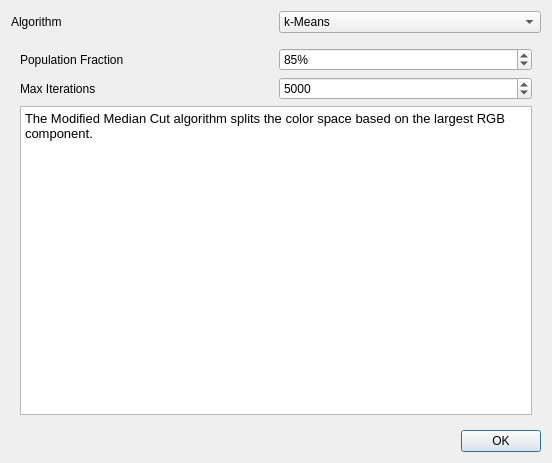
<?xml version="1.0" encoding="UTF-8"?>
<ui version="4.0">
 <class>ColorQuantizationDialog</class>
 <widget class="QDialog" name="ColorQuantizationDialog">
  <property name="geometry">
   <rect>
    <x>0</x>
    <y>0</y>
    <width>552</width>
    <height>463</height>
   </rect>
  </property>
  <property name="windowTitle">
   <string>Configure color detection</string>
  </property>
  <property name="windowIcon">
   <iconset theme="settings-configure">
    <normaloff>.</normaloff>.</iconset>
  </property>
  <layout class="QVBoxLayout" name="verticalLayout">
   <item>
    <layout class="QHBoxLayout" name="horizontalLayout">
     <item>
      <widget class="QLabel" name="label">
       <property name="text">
        <string>Algorithm</string>
       </property>
      </widget>
     </item>
     <item>
      <widget class="QComboBox" name="combo_algo">
       <property name="currentIndex">
        <number>0</number>
       </property>
       <item>
        <property name="text">
         <string>k-Means</string>
        </property>
       </item>
       <item>
        <property name="text">
         <string>k-Modes</string>
        </property>
       </item>
       <item>
        <property name="text">
         <string>Octree</string>
        </property>
       </item>
       <item>
        <property name="text">
         <string>Modified Median Cut</string>
        </property>
       </item>
      </widget>
     </item>
    </layout>
   </item>
   <item>
    <widget class="QStackedWidget" name="stackedWidget">
     <property name="currentIndex">
      <number>3</number>
     </property>
     <widget class="QWidget" name="page">
      <layout class="QGridLayout" name="gridLayout">
       <item row="0" column="0">
        <widget class="QLabel" name="label_2">
         <property name="text">
          <string>Match</string>
         </property>
        </widget>
       </item>
       <item row="1" column="0">
        <widget class="QLabel" name="label_3">
         <property name="text">
          <string>Max Iterations</string>
         </property>
        </widget>
       </item>
       <item row="1" column="1">
        <widget class="QSpinBox" name="spin_means_iterations">
         <property name="minimum">
          <number>1</number>
         </property>
         <property name="maximum">
          <number>9999</number>
         </property>
         <property name="value">
          <number>100</number>
         </property>
        </widget>
       </item>
       <item row="0" column="1">
        <widget class="QComboBox" name="combo_means_match">
         <property name="currentIndex">
          <number>1</number>
         </property>
         <item>
          <property name="text">
           <string>None</string>
          </property>
         </item>
         <item>
          <property name="text">
           <string>Most Frequent</string>
          </property>
         </item>
         <item>
          <property name="text">
           <string>Closest</string>
          </property>
         </item>
        </widget>
       </item>
       <item row="2" column="0" colspan="2">
        <widget class="QTextEdit" name="textEdit">
         <property name="readOnly">
          <bool>true</bool>
         </property>
         <property name="html">
          <string>&lt;!DOCTYPE HTML PUBLIC &quot;-//W3C//DTD HTML 4.0//EN&quot; &quot;http://www.w3.org/TR/REC-html40/strict.dtd&quot;&gt;
&lt;html&gt;&lt;head&gt;&lt;meta name=&quot;qrichtext&quot; content=&quot;1&quot; /&gt;&lt;style type=&quot;text/css&quot;&gt;
p, li { white-space: pre-wrap; }
&lt;/style&gt;&lt;/head&gt;&lt;body style=&quot; font-family:'Noto Sans'; font-size:10pt; font-weight:400; font-style:normal;&quot;&gt;
&lt;p style=&quot; margin-top:0px; margin-bottom:0px; margin-left:0px; margin-right:0px; -qt-block-indent:0; text-indent:0px;&quot;&gt;k-Means divides the colors into clusters and refines the assignment at every iteration.&lt;/p&gt;
&lt;p style=&quot;-qt-paragraph-type:empty; margin-top:0px; margin-bottom:0px; margin-left:0px; margin-right:0px; -qt-block-indent:0; text-indent:0px;&quot;&gt;&lt;br /&gt;&lt;/p&gt;
&lt;p style=&quot; margin-top:0px; margin-bottom:0px; margin-left:0px; margin-right:0px; -qt-block-indent:0; text-indent:0px;&quot;&gt;This is the best option when tracing images with a lot of colors or shading.&lt;/p&gt;
&lt;p style=&quot;-qt-paragraph-type:empty; margin-top:0px; margin-bottom:0px; margin-left:0px; margin-right:0px; -qt-block-indent:0; text-indent:0px;&quot;&gt;&lt;br /&gt;&lt;/p&gt;
&lt;p style=&quot; margin-top:0px; margin-bottom:0px; margin-left:0px; margin-right:0px; -qt-block-indent:0; text-indent:0px;&quot;&gt;For pictures with a lot of colors increasing the number of iterations will yield better results but it might be slower.&lt;/p&gt;
&lt;p style=&quot;-qt-paragraph-type:empty; margin-top:0px; margin-bottom:0px; margin-left:0px; margin-right:0px; -qt-block-indent:0; text-indent:0px;&quot;&gt;&lt;br /&gt;&lt;/p&gt;
&lt;p style=&quot; margin-top:0px; margin-bottom:0px; margin-left:0px; margin-right:0px; -qt-block-indent:0; text-indent:0px;&quot;&gt;The &lt;span style=&quot; font-style:italic;&quot;&gt;Match&lt;/span&gt; option performs some post-processing:&lt;/p&gt;
&lt;ul style=&quot;margin-top: 0px; margin-bottom: 0px; margin-left: 0px; margin-right: 0px; -qt-list-indent: 1;&quot;&gt;&lt;li style=&quot;&quot; style=&quot; margin-top:12px; margin-bottom:0px; margin-left:0px; margin-right:0px; -qt-block-indent:0; text-indent:0px;&quot;&gt;&lt;span style=&quot; font-weight:600;&quot;&gt;None&lt;/span&gt;: Don't perform any post-processing and return the means (note this might result in colors not present in the original image)&lt;/li&gt;
&lt;li style=&quot;&quot; style=&quot; margin-top:0px; margin-bottom:0px; margin-left:0px; margin-right:0px; -qt-block-indent:0; text-indent:0px;&quot;&gt;&lt;span style=&quot; font-weight:600;&quot;&gt;Closest&lt;/span&gt;: Find the color in the original image the is the closest to the mean&lt;/li&gt;
&lt;li style=&quot;&quot; style=&quot; margin-top:0px; margin-bottom:12px; margin-left:0px; margin-right:0px; -qt-block-indent:0; text-indent:0px;&quot;&gt;&lt;span style=&quot; font-weight:600;&quot;&gt;Most Frequent&lt;/span&gt;: Find the color in the cluster that appears most often in the source image&lt;/li&gt;&lt;/ul&gt;&lt;/body&gt;&lt;/html&gt;</string>
         </property>
        </widget>
       </item>
      </layout>
     </widget>
     <widget class="QWidget" name="page_2">
      <layout class="QVBoxLayout" name="verticalLayout_2">
       <item>
        <widget class="QPlainTextEdit" name="plainTextEdit">
         <property name="readOnly">
          <bool>true</bool>
         </property>
         <property name="plainText">
          <string>k-Modes gives you the colors that appear most often in the source image.

It's very fast but it does not give accurate colors for complex images.

This is the best option when tracing images with flat colors.</string>
         </property>
        </widget>
       </item>
      </layout>
     </widget>
     <widget class="QWidget" name="page_3">
      <layout class="QGridLayout" name="gridLayout_2">
       <item row="0" column="0" colspan="2">
        <widget class="QTextEdit" name="textEdit_2">
         <property name="readOnly">
          <bool>true</bool>
         </property>
         <property name="html">
          <string>&lt;!DOCTYPE HTML PUBLIC &quot;-//W3C//DTD HTML 4.0//EN&quot; &quot;http://www.w3.org/TR/REC-html40/strict.dtd&quot;&gt;
&lt;html&gt;&lt;head&gt;&lt;meta name=&quot;qrichtext&quot; content=&quot;1&quot; /&gt;&lt;style type=&quot;text/css&quot;&gt;
p, li { white-space: pre-wrap; }
&lt;/style&gt;&lt;/head&gt;&lt;body style=&quot; font-family:'Noto Sans'; font-size:10pt; font-weight:400; font-style:normal;&quot;&gt;
&lt;p style=&quot; margin-top:0px; margin-bottom:12px; margin-left:0px; margin-right:0px; -qt-block-indent:0; text-indent:0px;&quot;&gt;The Octree algorithm merges similar colors from the bottom up.&lt;/p&gt;
&lt;p style=&quot; margin-top:0px; margin-bottom:12px; margin-left:0px; margin-right:0px; -qt-block-indent:0; text-indent:0px;&quot;&gt;It gives more accurate colors for complex images but it might result into colors that are not present in the source image.&lt;/p&gt;&lt;/body&gt;&lt;/html&gt;</string>
         </property>
        </widget>
       </item>
      </layout>
     </widget>
     <widget class="QWidget" name="page_4">
      <layout class="QGridLayout" name="gridLayout_3">
       <item row="0" column="0">
        <widget class="QLabel" name="label_5">
         <property name="text">
          <string>Population Fraction</string>
         </property>
        </widget>
       </item>
       <item row="0" column="1">
        <widget class="QSpinBox" name="spin_mmcq_fract">
         <property name="suffix">
          <string>%</string>
         </property>
         <property name="minimum">
          <number>1</number>
         </property>
         <property name="maximum">
          <number>99</number>
         </property>
         <property name="value">
          <number>85</number>
         </property>
        </widget>
       </item>
       <item row="1" column="0">
        <widget class="QLabel" name="label_4">
         <property name="text">
          <string>Max Iterations</string>
         </property>
        </widget>
       </item>
       <item row="1" column="1">
        <widget class="QSpinBox" name="spin_mmcq_iterations">
         <property name="minimum">
          <number>1</number>
         </property>
         <property name="maximum">
          <number>9999</number>
         </property>
         <property name="value">
          <number>5000</number>
         </property>
        </widget>
       </item>
       <item row="2" column="0" colspan="2">
        <widget class="QTextEdit" name="textEdit_3">
         <property name="readOnly">
          <bool>true</bool>
         </property>
         <property name="html">
          <string>&lt;!DOCTYPE HTML PUBLIC &quot;-//W3C//DTD HTML 4.0//EN&quot; &quot;http://www.w3.org/TR/REC-html40/strict.dtd&quot;&gt;
&lt;html&gt;&lt;head&gt;&lt;meta name=&quot;qrichtext&quot; content=&quot;1&quot; /&gt;&lt;style type=&quot;text/css&quot;&gt;
p, li { white-space: pre-wrap; }
&lt;/style&gt;&lt;/head&gt;&lt;body style=&quot; font-family:'Noto Sans'; font-size:10pt; font-weight:400; font-style:normal;&quot;&gt;
&lt;p style=&quot; margin-top:0px; margin-bottom:12px; margin-left:0px; margin-right:0px; -qt-block-indent:0; text-indent:0px;&quot;&gt;The Modified Median Cut algorithm splits the color space based on the largest RGB component.&lt;/p&gt;&lt;/body&gt;&lt;/html&gt;</string>
         </property>
        </widget>
       </item>
      </layout>
     </widget>
    </widget>
   </item>
   <item>
    <widget class="QDialogButtonBox" name="buttonBox">
     <property name="standardButtons">
      <set>QDialogButtonBox::Ok</set>
     </property>
    </widget>
   </item>
  </layout>
 </widget>
 <resources/>
 <connections>
  <connection>
   <sender>buttonBox</sender>
   <signal>accepted()</signal>
   <receiver>ColorQuantizationDialog</receiver>
   <slot>accept()</slot>
   <hints>
    <hint type="sourcelabel">
     <x>109</x>
     <y>429</y>
    </hint>
    <hint type="destinationlabel">
     <x>131</x>
     <y>404</y>
    </hint>
   </hints>
  </connection>
  <connection>
   <sender>buttonBox</sender>
   <signal>rejected()</signal>
   <receiver>ColorQuantizationDialog</receiver>
   <slot>reject()</slot>
   <hints>
    <hint type="sourcelabel">
     <x>136</x>
     <y>430</y>
    </hint>
    <hint type="destinationlabel">
     <x>272</x>
     <y>376</y>
    </hint>
   </hints>
  </connection>
  <connection>
   <sender>combo_algo</sender>
   <signal>currentIndexChanged(int)</signal>
   <receiver>stackedWidget</receiver>
   <slot>setCurrentIndex(int)</slot>
   <hints>
    <hint type="sourcelabel">
     <x>294</x>
     <y>21</y>
    </hint>
    <hint type="destinationlabel">
     <x>242</x>
     <y>111</y>
    </hint>
   </hints>
  </connection>
 </connections>
</ui>
